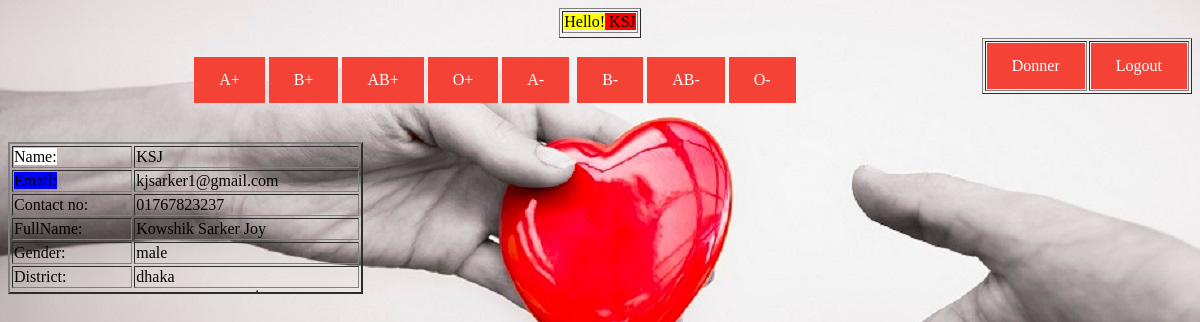
The app's page /userpro.php (signed in) with its own data.
### tables this page shows
CREATE TABLE `user` (
  `Uname` varchar(20) NOT NULL,
  `Name` varchar(100) NOT NULL,
  `Email` varchar(100) NOT NULL,
  `Mobile` varchar(15) NOT NULL,
  `District` varchar(50) NOT NULL,
  `Gender` varchar(10) NOT NULL,
  `Blood` varchar(10) NOT NULL,
  `Birthdate` varchar(22) NOT NULL,
  `Available` int(11) NOT NULL,
  `Lastdonated` date NOT NULL,
  `Answer` varchar(5) NOT NULL
);

### userpro.php (the view, shortened to what this page needs)
<html>
	<?php
		$conn = mysqli_connect("localhost", "root", "", "blood");
			$sql = "Select*from user where Uname='".$_SESSION["Uname"]."'";
			echo "<table align='center' border='1px'>";
			$result = mysqli_query ($conn,$sql);
			while($res=mysqli_fetch_array($result,MYSQLI_ASSOC))
			{
				echo "<tr>";
				echo "<td><font style='background-color:yellow;'>Hello!</font><font style='background-color:red;'> ".$res['Uname']."<font></td>";
			}
	echo "</table>";
?>
<head>
</head>
	<body background="bld.jpg" align="center">
		<form action="userpro.php" method="post">
			<table border="1px" align="right">
				<tr>
					<td><a href="DonnerRegister.php">Donner</a></td>
					<td><a href="logout.php">Logout</a></td>
				</tr>
			</table>
		</form>
<table align="center">
<tr>
<td><a href ="apbld.php">A+</a></td>
<td><a href ="bpbld.php">B+</a></td>
<td><a href ="abpbld.php">AB+</a></td>
<td><a href ="opbld.php">O+</a></td>
<td><a href ="anbld.php">A-</a><td>
<td><a href ="bnbld.php">B-</a></td>
<td><a href ="abnbld.php">AB-</a></td>
<td><a href ="onbld.php">O-</a></td>
</tr>
</table>
</body><br><br>
<?php
	$sql = "Select*from user where Uname='".$_SESSION["Uname"]."' ";
	echo "<table align='left' border='2px' width='30%'>";
	$result = mysqli_query ($conn,$sql);
	while($res=mysqli_fetch_array($result,MYSQLI_ASSOC)) {
        echo "<tr>";
        echo "<td><font style='background-color:white;'>Name: </font></td><td>".$res['Uname']."</td>";
		echo "</tr><tr>";
		echo "<td><font style='background-color:blue;'>Email: </font></td><td>".$res['Email']."</td>";
		echo "</tr><tr>";
		echo "<td><font style='background-color:white>;'>Contact no: </font></td><td>".$res['Mobile']."</td>";
		echo "</tr><tr>";
		echo "<td><font style='background-color:blue>;'>FullName:</font></td><td>".$res['Name']."</td>";
		echo "</tr><tr>";
		echo "<td>Gender:</td><td>".$res['Gender']."</td>";
		echo "</tr><tr>";
		echo "<td>District:</td><td>".$res['District']."</td>";
		echo "</tr><tr>";
		echo "</tr>";
    }
	echo "</table>";
  ?>
</html>

### userpro.php (style rules this page uses)
a:link, a:visited { background-color: #f44336; color: white; padding: 14px 25px; text-align: center; text-decoration: none; display: inline-block; }

### records on screen
user: Uname "KSJ", Email "kjsarker1@gmail.com", Mobile "01767823237", Name "Kowshik Sarker Joy", Gender "male", District "dhaka"
